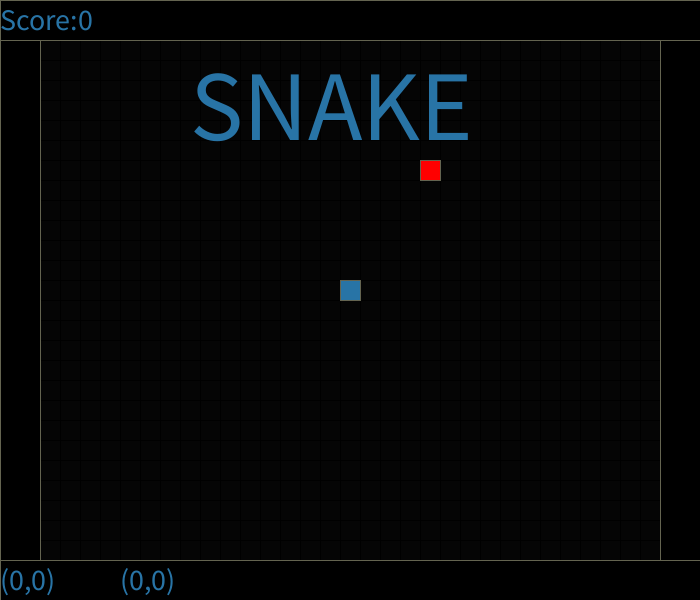
Frame 1 (no input)
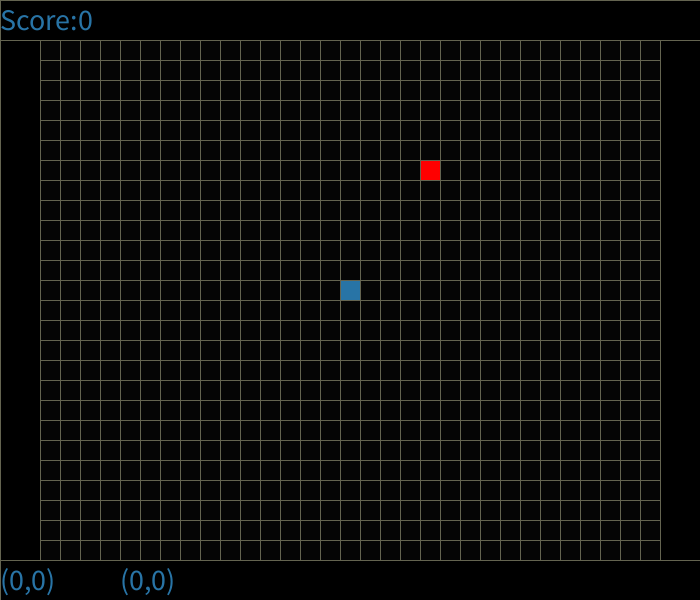
Frame 60 (the mouse pressed at the canvas centre just before this capture)
Frame 120 (the mouse held since frame 60 and released just before this capture): identical to frame 60, image omitted

The Processing sketch that drew these frames (run headless with seeded random() and noise(); from frame 60 on, the mouse is pressed at the canvas centre):

// Processing sketch: vibora
// ── vibora.pde
//variables espaciales del juego

int w=50, m=0, b=0; // la medición del ancho 
int h=30, p=0; // la medición del alto
int div=20; //cuán grande es la división de cada cuadrado de la cuadricula
int largo=0;


//poscicion de la cabeza de vibora
int x=17; //posición de la serpiente en x en un inicio
int  y=14; //posición de la serpiente en y en un inicio
//variables del usuario;



//variables de direccion del largo de la vibora
int sx=0;
int sy=0;
int crecimiento=0,cx,cy;  //variables relacionadas al crecimiento de la serpiente
short direccion=0;
int punto=0;

//poscicion de manzana
int xr;
int yr;





void setup() {
  size  (700, 600); //tamaño de la ventana
  frameRate(13);
   xr=(int)(random(-15, 15));
   yr=(int)(random(-13, 13));
     
}

   
 

void draw() {
  background (5, 5, 5);
  for (int l=0; l<w; l++) line (l*div, 0, l*div, height); //cuadricula, parte vertical
  for (int l=0; l<h; l++) line (0, l*div, width, l*div); //cuadricula, parte horizontal
  stroke (100, 100, 80);

  limites();
  pantalla(); 
  manzana();
  puntaje ();
  tp();
  serpiente();
  comer();
  
  switch(direccion){
    case 1:
      p++;
      sy=1;
      sx=0;
      break;
    
    case 2:
       p--;
       sy=-1;
       sx=0;
       break;
    
    case 3:
      m--;
      sx=-1;
      sy=0;
      break;
    
    case 4:
       m++;
       sx=1;
       sy=0;
       break;
  }
}

void comer(){
   if (((x*div+p*div)==(x+xr)*div)&&((y*div+m*div)==(y+yr)*div)) 
   { 
     
     
    crecimiento=1;
   
    xr=(int)(random(-15, 15)); //int random = (int) (0......)   sentencia para numero aleatorio y que sea entero
    yr=(int)(random(-13, 13));
    punto=punto+10;
  }
}

void serpiente(){
    fill(40, 116, 166);  
    rect(x*div+p*div, y*div+m*div, div, div); 
    fill(0, 255, 0);  
    
    if(crecimiento==1)
    {
      cx=(x-sy)*div+p*div;
      cy=(y-sx)*div+m*div;
      rect(cx,cy, div, div); 
    }
}

void manzana() { 
    fill(255, 0, 0); 
    rect((x+xr)*div, (y+yr)*div, div, div);
}

void pantalla() {
  if (millis()<3000) {
    fill(40, 116, 166);
    textSize(100);
    text("SNAKE", 190, 140); //parte de la pantalla de inicio que no esta terminada
  }
}

void puntaje() {
  
  fill(40, 116, 166);
  textSize (30);
  text("Score:"+punto, 0, 30);
}
  
void tp(){  
  text ("("+p+","+m+")", 0,height-10);
  text ("("+cx+","+cy+")", 120,height-10);
  
  if(p>=16)
  {
    p=-16;
  }else if(p<=-16)
  {
    p=16;
  }else if(m>=13)
  {
    m=-13;
  }else if(m<=-13)
  {
    m=13;
  }
} 

void limites() {
    fill(0);
    strokeWeight(1);
    rect(0, 0, div*2, 800);
    rect(660, 0, div*2, 800);
    rect(0, 560, 700, div*2);
    rect(0, 0, 700, div*2);
}

void keyPressed () {
  
  if (key== 'd'|| key == 'D') { 
    //p++;
    direccion=1;
  } 
  else if (key== 'a'|| key == 'A') {
    //p--;
    direccion=2;
  }
  else if (key== 'w'|| key == 'W') {
    //m--;
    direccion=3;
  }
  else if (key== 's'|| key == 'S') {
  //  m++;
    direccion=4;
  }
}
